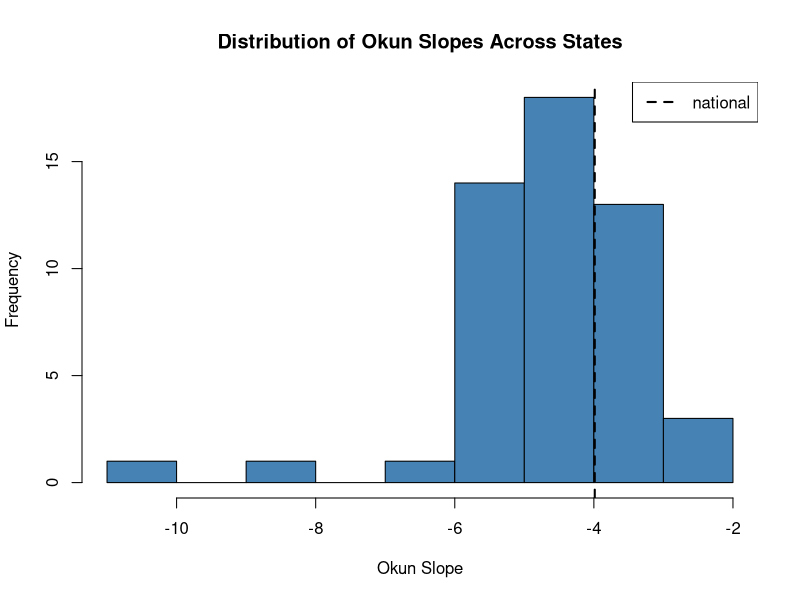
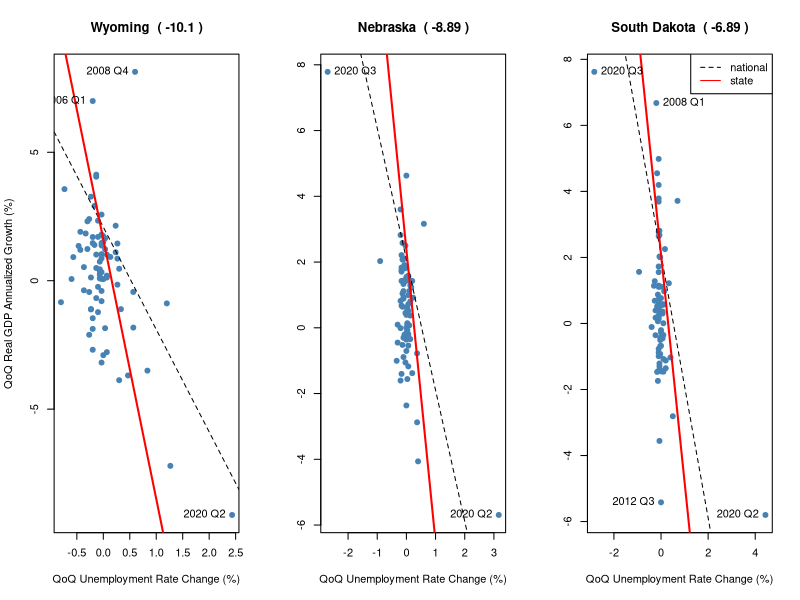
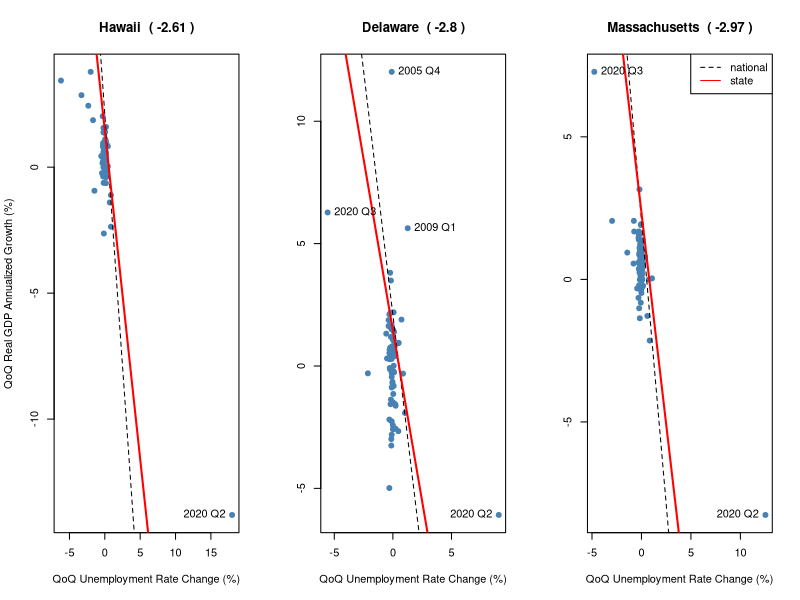

The R source for these figures, in order:
# Plotting script to visually compare states with steepest and flattest Okun
# slopes to each other and national reference.

library(dplyr)
library(stringr)

# --- Define plotting styles ---
col.points <- "steelblue"
col.line.ref <- "black"
col.line <- "red"

pch <- 19

lwd <- 2

lty.ref <- 2

# --- Outlier labeling function ---
add_outlier_label <- function(data.state, q, pos) {
  with(subset(data.state, Quarter == q),
       text(unrate_diff, gdp_growth, labels = Quarter, pos = pos, col = "black"))
}

# --- Load state data ---
data.states <- read.csv("data/processed.csv") %>%
  filter(Area != "United States")

# --- Load saved reference and state model coefficients ---
coefs.us.ref <- read.csv("results/coefs.us.ref.csv")
results.states <- read.csv("results/coefs.states.csv")

# --- Plot histogram comparing reference slope to distribution of state slopes ---
png("plots/hist.state-slopes-distribution.png", width = 800, height = 600)
hist(results.states$slope,
     xlab = "Okun Slope",
     main = "Distribution of Okun Slopes Across States",
     breaks = 10,
     col = col.points)
abline(v = coefs.us.ref[1, "slope"],
       col = col.line.ref,
       lwd = lwd,
       lty = lty.ref)
legend("topright",
       legend = "national",
       lwd = lwd,
       lty = lty.ref,
       col = col.line.ref)

dev.off()

# --- Plot points and regressions of states with steepest Okun slopes with reference
png("plots/scatter.state-steepest-slopes.png", width = 1200, height = 400)
par(mfrow = c(1, 3))

for (i in 1:3) {
  state <- results.states[i, "Area"]
  coefs.state <- results.states[i, c("intercept", "slope")]
  data.state <- data.states[data.states$Area == state, ]
  
  plot(gdp_growth ~ unrate_diff,
       data = data.state,
       pch = pch,
       col = col.points,
       xlab = "QoQ Unemployment Rate Change (%)",
       ylab = ifelse(i == 1, "QoQ Real GDP Annualized Growth (%)", ""),
       main = paste(str_replace(state, "\\.", " "), " (", round(coefs.state$slope, 2), ")"))
  
  abline(a = coefs.us.ref[1, "intercept"],
         b = coefs.us.ref[1, "slope"],
         lty = lty.ref,
         col = col.line.ref)
  
  abline(a = coefs.state$intercept,
         b = coefs.state$slope,
         col = col.line,
         lwd = lwd)
  
  add_outlier_label(data.state, "2020 Q2", 2)
  
  if (state == "Wyoming") {
    add_outlier_label(data.state, "2006 Q1", 2)
    add_outlier_label(data.state, "2008 Q4", 2)
  } else {
    add_outlier_label(data.state, "2020 Q3", 4)
  }
  
  if (state == "South Dakota") {
    add_outlier_label(data.state, "2008 Q1", 4)
    add_outlier_label(data.state, "2012 Q3", 2)
  }
  
  if (i == 3) {
    legend("topright",
           legend = c("national", "state"),
           lty = c(lty.ref, 1),
           col = c(col.line.ref, col.line))
  }
}

dev.off()

# --- Plot points and regressions of states with flattest Okun slopes with reference
png("plots/scatter.state-flattest-slopes.png", width = 1200, height = 400)
par(mfrow = c(1, 3))

for (i in 1:3) {
  j <- nrow(results.states) + 1 - i
  state <- results.states[j, "Area"]
  coefs.state <- results.states[j, c("intercept", "slope")]
  data.state <- data.states[data.states$Area == state, ]
  
  plot(gdp_growth ~ unrate_diff,
       data = data.state,
       pch = pch,
       col = col.points,
       xlab = "QoQ Unemployment Rate Change (%)",
       ylab = ifelse(i == 1, "QoQ Real GDP Annualized Growth (%)", ""),
       main = paste(str_replace(state, "\\.", " "), " (", round(coefs.state$slope, 2), ")"))
  
  abline(a = coefs.us.ref[1, "intercept"],
         b = coefs.us.ref[1, "slope"],
         lty = lty.ref,
         col = col.line.ref)
  
  abline(a = coefs.state$intercept,
         b = coefs.state$slope,
         col = col.line,
         lwd = lwd)
  
  add_outlier_label(data.state, "2020 Q2", 2)
  
  if (state != "Hawaii") {
    add_outlier_label(data.state, "2020 Q3", 4)
  }
  
  if (state == "Delaware") {
    add_outlier_label(data.state, "2005 Q4", 4)
    add_outlier_label(data.state, "2009 Q1", 4)
  }
  
  if (i == 3) {
    legend("topright",
           legend = c("national", "state"),
           lty = c(lty.ref, 1),
           col = c(col.line.ref, col.line))
  }
}

dev.off()

# --- Clear all variables and turn of device ---
rm(list = ls())
dev.off()